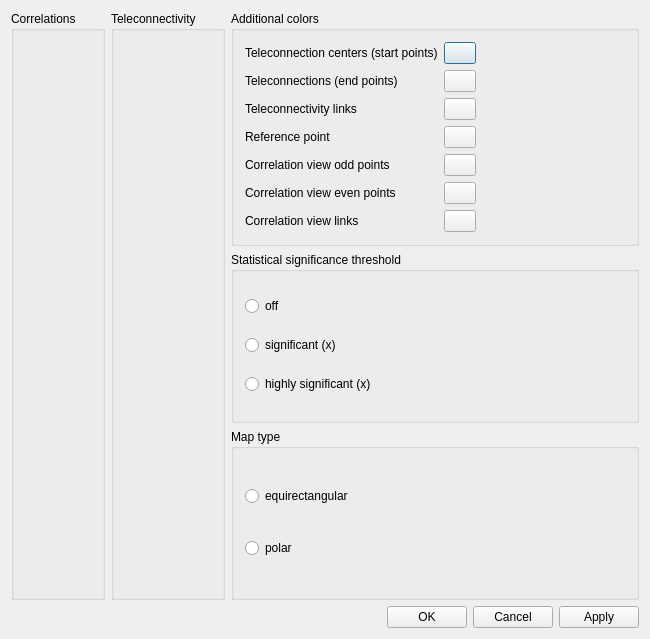
<?xml version="1.0" encoding="UTF-8"?>
<ui version="4.0">
 <class>PreferencePaneClass</class>
 <widget class="QDialog" name="PreferencePaneClass">
  <property name="geometry">
   <rect>
    <x>0</x>
    <y>0</y>
    <width>650</width>
    <height>639</height>
   </rect>
  </property>
  <property name="sizePolicy">
   <sizepolicy hsizetype="Fixed" vsizetype="Preferred">
    <horstretch>0</horstretch>
    <verstretch>0</verstretch>
   </sizepolicy>
  </property>
  <property name="minimumSize">
   <size>
    <width>650</width>
    <height>0</height>
   </size>
  </property>
  <property name="maximumSize">
   <size>
    <width>16777215</width>
    <height>16777215</height>
   </size>
  </property>
  <property name="windowTitle">
   <string>PreferencePane</string>
  </property>
  <layout class="QGridLayout" name="gridLayout_3">
   <item row="0" column="0">
    <layout class="QHBoxLayout" name="horizontalLayout_2">
     <item>
      <widget class="QGroupBox" name="gbCorrelationTF">
       <property name="sizePolicy">
        <sizepolicy hsizetype="Fixed" vsizetype="Preferred">
         <horstretch>0</horstretch>
         <verstretch>0</verstretch>
        </sizepolicy>
       </property>
       <property name="minimumSize">
        <size>
         <width>0</width>
         <height>0</height>
        </size>
       </property>
       <property name="title">
        <string>Correlations</string>
       </property>
       <layout class="QGridLayout" name="gridLayout">
        <item row="0" column="0">
         <widget class="TransferFunctionWidget" name="wTFCorrelations" native="true">
          <property name="sizePolicy">
           <sizepolicy hsizetype="Minimum" vsizetype="Preferred">
            <horstretch>0</horstretch>
            <verstretch>0</verstretch>
           </sizepolicy>
          </property>
          <property name="minimumSize">
           <size>
            <width>50</width>
            <height>0</height>
           </size>
          </property>
         </widget>
        </item>
       </layout>
      </widget>
     </item>
     <item>
      <widget class="QGroupBox" name="gbTeleconnectivityTF">
       <property name="sizePolicy">
        <sizepolicy hsizetype="Fixed" vsizetype="Preferred">
         <horstretch>0</horstretch>
         <verstretch>0</verstretch>
        </sizepolicy>
       </property>
       <property name="title">
        <string>Teleconnectivity</string>
       </property>
       <layout class="QGridLayout" name="gridLayout_2">
        <item row="0" column="0">
         <widget class="TransferFunctionWidget" name="wTFTeleconnectivity" native="true">
          <property name="sizePolicy">
           <sizepolicy hsizetype="Minimum" vsizetype="Preferred">
            <horstretch>0</horstretch>
            <verstretch>0</verstretch>
           </sizepolicy>
          </property>
          <property name="minimumSize">
           <size>
            <width>50</width>
            <height>0</height>
           </size>
          </property>
         </widget>
        </item>
       </layout>
      </widget>
     </item>
     <item>
      <layout class="QVBoxLayout" name="verticalLayout_3">
       <item>
        <widget class="QGroupBox" name="gbColors">
         <property name="sizePolicy">
          <sizepolicy hsizetype="Preferred" vsizetype="Preferred">
           <horstretch>0</horstretch>
           <verstretch>0</verstretch>
          </sizepolicy>
         </property>
         <property name="title">
          <string>Additional colors</string>
         </property>
         <layout class="QFormLayout" name="formLayout">
          <property name="fieldGrowthPolicy">
           <enum>QFormLayout::AllNonFixedFieldsGrow</enum>
          </property>
          <item row="0" column="0">
           <widget class="QLabel" name="lblTCStartPoints">
            <property name="text">
             <string>Teleconnection centers (start points)</string>
            </property>
           </widget>
          </item>
          <item row="0" column="1">
           <widget class="QPushButton" name="btnTCStartPointsColor">
            <property name="sizePolicy">
             <sizepolicy hsizetype="Fixed" vsizetype="Fixed">
              <horstretch>0</horstretch>
              <verstretch>0</verstretch>
             </sizepolicy>
            </property>
            <property name="maximumSize">
             <size>
              <width>32</width>
              <height>32</height>
             </size>
            </property>
            <property name="text">
             <string/>
            </property>
           </widget>
          </item>
          <item row="1" column="0">
           <widget class="QLabel" name="lblTCEndPoints">
            <property name="text">
             <string>Teleconnections (end points)</string>
            </property>
           </widget>
          </item>
          <item row="1" column="1">
           <widget class="QPushButton" name="btnTCEndPointsColor">
            <property name="sizePolicy">
             <sizepolicy hsizetype="Fixed" vsizetype="Fixed">
              <horstretch>0</horstretch>
              <verstretch>0</verstretch>
             </sizepolicy>
            </property>
            <property name="maximumSize">
             <size>
              <width>32</width>
              <height>32</height>
             </size>
            </property>
            <property name="text">
             <string/>
            </property>
           </widget>
          </item>
          <item row="2" column="0">
           <widget class="QLabel" name="lblTCLines">
            <property name="text">
             <string>Teleconnectivity links</string>
            </property>
           </widget>
          </item>
          <item row="2" column="1">
           <widget class="QPushButton" name="btnTCLinesColor">
            <property name="sizePolicy">
             <sizepolicy hsizetype="Fixed" vsizetype="Fixed">
              <horstretch>0</horstretch>
              <verstretch>0</verstretch>
             </sizepolicy>
            </property>
            <property name="maximumSize">
             <size>
              <width>32</width>
              <height>32</height>
             </size>
            </property>
            <property name="text">
             <string/>
            </property>
           </widget>
          </item>
          <item row="3" column="0">
           <widget class="QLabel" name="lblRefPoint">
            <property name="text">
             <string>Reference point </string>
            </property>
           </widget>
          </item>
          <item row="3" column="1">
           <widget class="QPushButton" name="btnRefPointColor">
            <property name="sizePolicy">
             <sizepolicy hsizetype="Fixed" vsizetype="Fixed">
              <horstretch>0</horstretch>
              <verstretch>0</verstretch>
             </sizepolicy>
            </property>
            <property name="maximumSize">
             <size>
              <width>32</width>
              <height>32</height>
             </size>
            </property>
            <property name="text">
             <string/>
            </property>
           </widget>
          </item>
          <item row="4" column="0">
           <widget class="QLabel" name="lblCorrOddPoints">
            <property name="text">
             <string>Correlation view odd points</string>
            </property>
           </widget>
          </item>
          <item row="4" column="1">
           <widget class="QPushButton" name="btnCorrOddPointsColor">
            <property name="sizePolicy">
             <sizepolicy hsizetype="Fixed" vsizetype="Fixed">
              <horstretch>0</horstretch>
              <verstretch>0</verstretch>
             </sizepolicy>
            </property>
            <property name="maximumSize">
             <size>
              <width>32</width>
              <height>32</height>
             </size>
            </property>
            <property name="text">
             <string/>
            </property>
           </widget>
          </item>
          <item row="5" column="0">
           <widget class="QLabel" name="lblCorrEvenPoints">
            <property name="text">
             <string>Correlation view even points</string>
            </property>
           </widget>
          </item>
          <item row="5" column="1">
           <widget class="QPushButton" name="btnCorrEvenPointsColor">
            <property name="sizePolicy">
             <sizepolicy hsizetype="Fixed" vsizetype="Fixed">
              <horstretch>0</horstretch>
              <verstretch>0</verstretch>
             </sizepolicy>
            </property>
            <property name="maximumSize">
             <size>
              <width>32</width>
              <height>32</height>
             </size>
            </property>
            <property name="text">
             <string/>
            </property>
           </widget>
          </item>
          <item row="6" column="0">
           <widget class="QLabel" name="lblCorrLines">
            <property name="text">
             <string>Correlation view links</string>
            </property>
           </widget>
          </item>
          <item row="6" column="1">
           <widget class="QPushButton" name="btnCorrLinesColor">
            <property name="sizePolicy">
             <sizepolicy hsizetype="Fixed" vsizetype="Fixed">
              <horstretch>0</horstretch>
              <verstretch>0</verstretch>
             </sizepolicy>
            </property>
            <property name="maximumSize">
             <size>
              <width>32</width>
              <height>32</height>
             </size>
            </property>
            <property name="text">
             <string/>
            </property>
           </widget>
          </item>
         </layout>
        </widget>
       </item>
       <item>
        <widget class="QGroupBox" name="gbSignificance">
         <property name="title">
          <string>Statistical significance threshold</string>
         </property>
         <layout class="QVBoxLayout" name="verticalLayout">
          <item>
           <widget class="QRadioButton" name="rbtnSSOff">
            <property name="text">
             <string>off</string>
            </property>
           </widget>
          </item>
          <item>
           <widget class="QRadioButton" name="rbtnSignificant">
            <property name="text">
             <string>significant (x)</string>
            </property>
           </widget>
          </item>
          <item>
           <widget class="QRadioButton" name="rbtnHighlySignificant">
            <property name="text">
             <string>highly significant (x)</string>
            </property>
           </widget>
          </item>
         </layout>
        </widget>
       </item>
       <item>
        <widget class="QGroupBox" name="gbMapType">
         <property name="title">
          <string>Map type</string>
         </property>
         <layout class="QVBoxLayout" name="verticalLayout_2">
          <item>
           <widget class="QRadioButton" name="rbtnEquirectangular">
            <property name="text">
             <string>equirectangular</string>
            </property>
           </widget>
          </item>
          <item>
           <widget class="QRadioButton" name="rbtnPolar">
            <property name="text">
             <string>polar</string>
            </property>
           </widget>
          </item>
         </layout>
        </widget>
       </item>
      </layout>
     </item>
    </layout>
   </item>
   <item row="1" column="0">
    <layout class="QHBoxLayout" name="horizontalLayout">
     <item>
      <spacer name="horizontalSpacer">
       <property name="orientation">
        <enum>Qt::Horizontal</enum>
       </property>
       <property name="sizeType">
        <enum>QSizePolicy::Expanding</enum>
       </property>
       <property name="sizeHint" stdset="0">
        <size>
         <width>40</width>
         <height>20</height>
        </size>
       </property>
      </spacer>
     </item>
     <item>
      <widget class="QPushButton" name="btnOK">
       <property name="text">
        <string>OK</string>
       </property>
      </widget>
     </item>
     <item>
      <widget class="QPushButton" name="btnCancel">
       <property name="text">
        <string>Cancel</string>
       </property>
      </widget>
     </item>
     <item>
      <widget class="QPushButton" name="btnApply">
       <property name="text">
        <string>Apply</string>
       </property>
      </widget>
     </item>
    </layout>
   </item>
  </layout>
 </widget>
 <layoutdefault spacing="6" margin="11"/>
 <customwidgets>
  <customwidget>
   <class>TransferFunctionWidget</class>
   <extends>QWidget</extends>
   <header>colorizer/transferfunctionwidget.h</header>
   <container>1</container>
  </customwidget>
 </customwidgets>
 <resources/>
 <connections/>
</ui>
